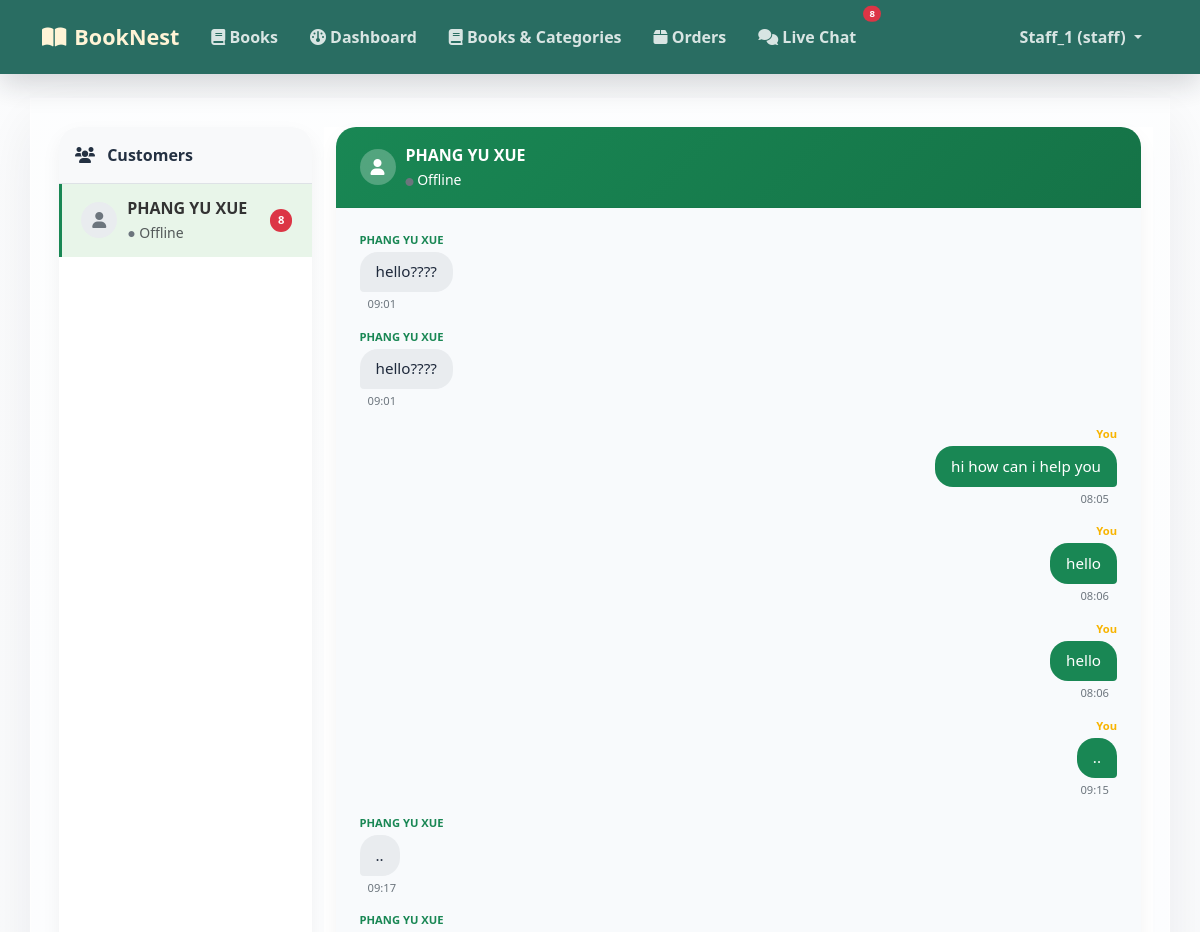
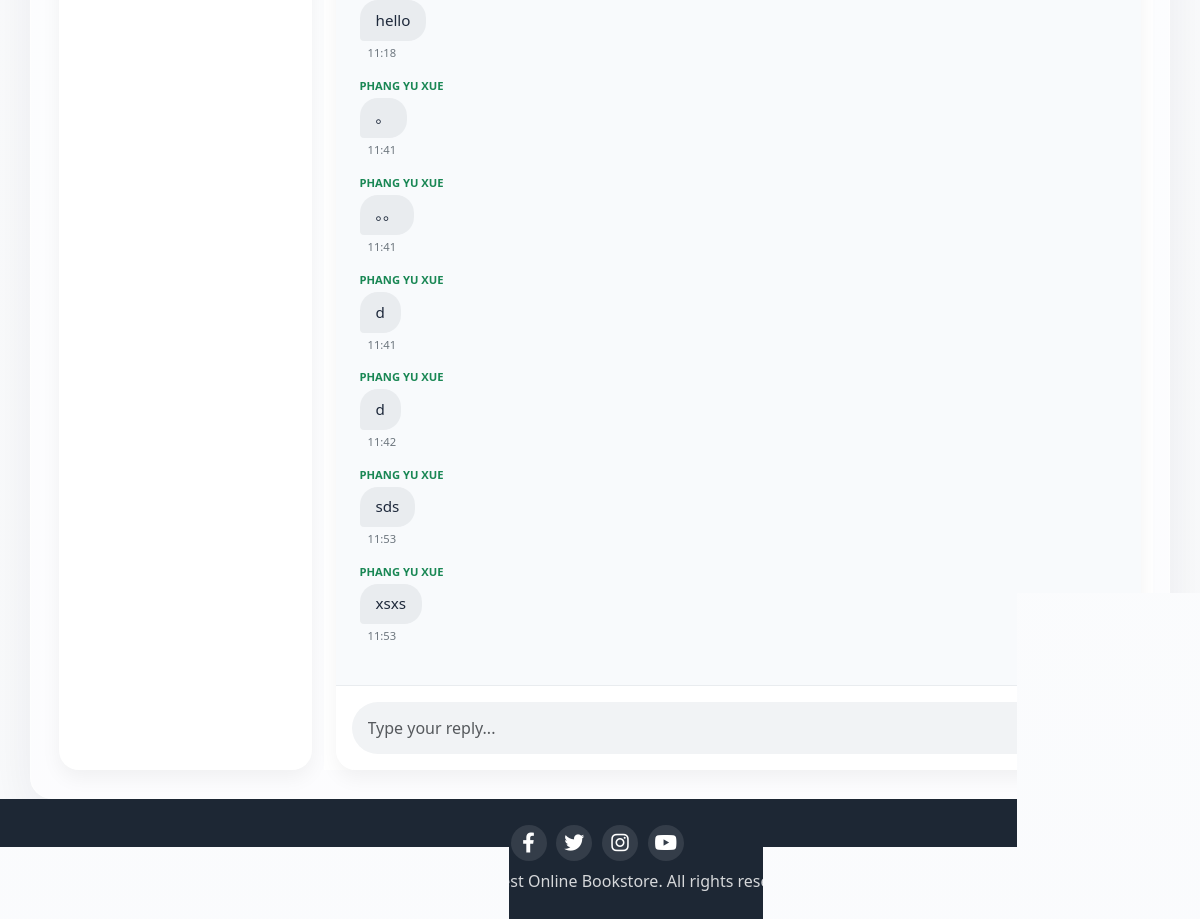
Page /Staff/chat.php (signed in) on the committed database (2 pictures, top to bottom).
### tables this page shows
CREATE TABLE `users` (
  `id` int(10) UNSIGNED NOT NULL,
  `name` varchar(100) NOT NULL,
  `email` varchar(100) NOT NULL,
  `password` varchar(255) NOT NULL,
  `role` enum('customer','staff','admin') NOT NULL DEFAULT 'customer',
  `email_verified` tinyint(1) NOT NULL DEFAULT 0,
  `verification_token` varchar(255) DEFAULT NULL,
  `reset_token` varchar(255) DEFAULT NULL,
  `reset_expires` datetime DEFAULT NULL,
  `created_at` timestamp NOT NULL DEFAULT current_timestamp(),
  `must_change_password` tinyint(1) DEFAULT 0,
  `last_activity` timestamp NULL DEFAULT NULL
);

CREATE TABLE `chat_messages` (
  `id` int(10) UNSIGNED NOT NULL,
  `sender_id` int(10) UNSIGNED NOT NULL,
  `receiver_id` int(10) UNSIGNED NOT NULL,
  `message` text NOT NULL,
  `created_at` timestamp NOT NULL DEFAULT current_timestamp(),
  `is_read` tinyint(1) DEFAULT 0
);

### Staff/chat.php (the view, shortened to what this page needs)
<?php
include '../Customize&Database/header.php';
$staffId = $_SESSION['user_id'];
$customers = $pdo->query("
    SELECT DISTINCT u.id, u.name,
           TIMESTAMPDIFF(SECOND, u.last_activity, NOW()) < 120 AS is_online,
           (SELECT COUNT(*) FROM chat_messages WHERE receiver_id = $staffId AND sender_id = u.id AND is_read = 0) AS unread_count
    FROM chat_messages c
    JOIN users u ON (c.sender_id = u.id OR c.receiver_id = u.id)
    WHERE (c.sender_id = $staffId OR c.receiver_id = $staffId) AND u.role = 'customer'
")->fetchAll();
$selectedCustomer = $_GET['customer_id'] ?? ($customers[0]['id'] ?? 0);
$messages = [];
if ($selectedCustomer) {
    $stmt = $pdo->prepare("SELECT * FROM chat_messages WHERE (sender_id = ? AND receiver_id = ?) OR (sender_id = ? AND receiver_id = ?) ORDER BY created_at ASC");
    $stmt->execute([$staffId, $selectedCustomer, $selectedCustomer, $staffId]);
    $messages = $stmt->fetchAll();
}
$customerStatus = [];
foreach ($customers as $c) {
    $customerStatus[$c['id']] = $c['is_online'];
}
?>
<div class="row g-4">
    <div class="col-md-4 col-lg-3">
        <div class="chat-sidebar">
            <div class="p-3 bg-light border-bottom">
                <i class="fas fa-users me-2"></i> <strong>Customers</strong>
            </div>
            <ul class="list-group list-group-flush">
                <?php foreach ($customers as $c): ?>
                    <li class="list-group-item <?= $selectedCustomer == $c['id'] ? 'active' : '' ?>">
                        <a href="?customer_id=<?= $c['id'] ?>" class="text-decoration-none d-flex align-items-center justify-content-between">
                            <div class="d-flex align-items-center">
                                <div class="customer-avatar">
                                    <i class="fas fa-user text-secondary"></i>
                                </div>
                                <div>
                                    <div class="customer-name"><?= htmlspecialchars($c['name']) ?></div>
                                    <small class="text-muted">
                                        <?php if ($c['is_online']): ?>
                                            <span class="text-success">●</span> Online
                                        <?php else: ?>
                                            <span class="text-secondary">●</span> Offline
                                        <?php endif; ?>
                                    </small>
                                </div>
                            </div>
                            <?php if ($c['unread_count'] > 0): ?>
                                <span class="unread-badge"><?= $c['unread_count'] ?></span>
                            <?php endif; ?>
                        </a>
                    </li>
                <?php endforeach; ?>
            </ul>
        </div>
    </div>
    <div class="col-md-8 col-lg-9">
        <div class="chat-main">
            <div class="chat-header">
                <div class="d-flex align-items-center">
                    <div class="customer-avatar bg-white bg-opacity-25">
                        <i class="fas fa-user"></i>
                    </div>
                    <div>
                        <div class="fw-bold">
                            <?php
                                $customerName = '';
                                foreach ($customers as $c) {
                                    if ($c['id'] == $selectedCustomer) {
                                        $customerName = $c['name'];
                                        break;
                                    }
                                }
                                echo htmlspecialchars($customerName ?: 'Select a customer');
                            ?>
                        </div>
                        <small>
                            <?php if ($selectedCustomer && isset($customerStatus[$selectedCustomer]) && $customerStatus[$selectedCustomer]): ?>
                                <i class="fas fa-circle text-success" style="font-size: 0.5rem;"></i> Online now
                            <?php else: ?>
                                <i class="fas fa-circle text-secondary" style="font-size: 0.5rem;"></i> Offline
                            <?php endif; ?>
                        </small>
                    </div>
                </div>
            </div>
            <div class="chat-messages" id="chatBox">
                <?php foreach ($messages as $msg): ?>
                    <?php
                        $isSent = ($msg['sender_id'] == $staffId);
                        if ($isSent) {
                            $senderName = 'You';
                        } else {
                            $otherName = '';
                            foreach ($customers as $c) {
                                if ($c['id'] == $msg['sender_id']) {
                                    $otherName = $c['name'];
                                    break;
                                }
                            }
                            $senderName = $otherName ?: 'Customer';
                        }
                    ?>
                    <div class="chat-bubble <?= $isSent ? 'sent' : 'received' ?>">
                        <div class="chat-sender"><?= $senderName ?></div>
                        <div class="bubble">
                            <?= nl2br(htmlspecialchars($msg['message'])) ?>
                        </div>
                        <div class="chat-time">
                            <?= date('H:i', strtotime($msg['created_at'])) ?>
                        </div>
                    </div>
                <?php endforeach; ?>
            </div>
            <div class="chat-footer">
                <form method="POST" id="chatForm">
                    <div class="input-group">
                        <input type="text" name="message" class="form-control" placeholder="Type your reply..." required autocomplete="off">
                        <button type="submit" class="btn">
                            <i class="fas fa-paper-plane"></i> Send
                        </button>
                    </div>
                </form>
            </div>
        </div>
    </div>
</div>
<?php include '../Customize&Database/footer.php'; ?>

### Customize&Database/design.css (style rules this page uses)
html, body { min-height: 100%; margin: 0; padding: 0; }
body { background: linear-gradient(180deg, rgba(246, 248, 251, 0.35), rgba(246, 248, 251, 0.55)), url('/finalproject/booknestonlinebookstoresystem/Image/background6.jpg'); background-size: cover; background-position: center center; background-repeat: no-repeat; background-attachment: fixed; color: var(--bn-ink); display: flex; flex-direction: column; font-family: "Segoe UI", Arial, sans-serif; min-height: 100vh; }
body, p, .description, .card-text { color: var(--bn-ink); font-weight: 400; }
.card, .row .col-md-8 { background-color: var(--bn-surface); }
.form-control, .form-select { border: 1px solid #dbe1ea; border-radius: 12px; color: var(--bn-ink); min-height: 46px; padding: 0.68rem 0.9rem; transition: border-color 0.18s ease, box-shadow 0.18s ease; }
.input-group .form-control { border-radius: 0 12px 12px 0; }
.btn { border-radius: 12px; font-weight: 700; }

### Staff/chat.php (style rules this page uses)
.chat-sidebar { background: #fff; border-radius: 20px; box-shadow: 0 8px 20px rgba(0,0,0,0.05); overflow: hidden; height: 100%; }
.chat-sidebar .list-group-item { border: none; border-left: 3px solid transparent; padding: 0.8rem 1.2rem; transition: all 0.2s; position: relative; }
.chat-sidebar .list-group-item.active { background-color: #e8f5e9; border-left-color: #198754; color: #198754; }
.chat-sidebar .list-group-item a { font-weight: 500; display: block; color: #333; }
.unread-badge { background-color: #dc3545; color: white; border-radius: 50px; padding: 0.2rem 0.5rem; font-size: 0.7rem; font-weight: bold; margin-left: 8px; }
.chat-main { background: #fff; border-radius: 20px; box-shadow: 0 8px 20px rgba(0,0,0,0.05); overflow: hidden; display: flex; flex-direction: column; height: 100%; min-height: 500px; }
.chat-header { background: linear-gradient(135deg, #198754, #157347); color: white; padding: 1rem 1.5rem; border-bottom: 1px solid rgba(0,0,0,0.05); }
.chat-messages { flex: 1; padding: 1.5rem; overflow-y: auto; background: #f8fafc; }
.chat-bubble { max-width: 75%; margin-bottom: 1rem; display: flex; flex-direction: column; }
.chat-bubble.sent { align-items: flex-end; margin-left: auto; }
.chat-bubble.received { align-items: flex-start; }
.bubble { padding: 0.6rem 1rem; border-radius: 18px; font-size: 0.95rem; line-height: 1.4; word-wrap: break-word; }
.sent .bubble { background: #198754; color: white; border-bottom-right-radius: 4px; }
.received .bubble { background: #e9ecef; color: #1e293b; border-bottom-left-radius: 4px; }
.chat-sender { font-size: 0.7rem; margin-bottom: 0.2rem; font-weight: 600; color: #495057; }
.sent .chat-sender { text-align: right; color: #f8b400; }
.received .chat-sender { text-align: left; color: #198754; }
.chat-time { font-size: 0.7rem; margin-top: 0.25rem; margin-left: 0.5rem; margin-right: 0.5rem; color: #6c757d; }
.chat-footer { background: white; border-top: 1px solid #e9ecef; padding: 1rem; }
.chat-footer .input-group { background: #f1f3f5; border-radius: 50px; padding: 0.2rem 0.2rem 0.2rem 1rem; }
.chat-footer .form-control { border: none; background: transparent; box-shadow: none; padding: 0.6rem 0; }
.chat-footer .btn { border-radius: 50px; padding: 0.4rem 1.2rem; background: #198754; color: white; }
.customer-avatar { width: 36px; height: 36px; background: #e9ecef; border-radius: 50%; display: inline-flex; align-items: center; justify-content: center; margin-right: 10px; }
.customer-name { font-weight: 600; }

### rows in the picture
users: name "PHANG YU XUE", unread_count "8"
chat_messages: sender.name "PHANG YU XUE", message "hello????", created_at "09:01"
chat_messages: sender.name "PHANG YU XUE", message "hello????", created_at "09:01"
chat_messages: sender "You", message "hi how can i help you", created_at "08:05"
chat_messages: sender "You", message "hello", created_at "08:06"
chat_messages: sender "You", message "hello", created_at "08:06"
chat_messages: sender "You", message "..", created_at "09:15"
chat_messages: sender.name "PHANG YU XUE", message "..", created_at "09:17"
chat_messages: sender.name "PHANG YU XUE", message "hello", created_at "11:18"
chat_messages: sender.name "PHANG YU XUE", message "。", created_at "11:41"
chat_messages: sender.name "PHANG YU XUE", message "。。", created_at "11:41"
chat_messages: sender.name "PHANG YU XUE", message "d", created_at "11:41"
chat_messages: sender.name "PHANG YU XUE", message "d", created_at "11:42"
chat_messages: sender.name "PHANG YU XUE", message "sds", created_at "11:53"
chat_messages: sender.name "PHANG YU XUE", message "xsxs", created_at "11:53"

### other values in the picture
$unreadChat "8"
$_SESSION['user_name'] "Staff_1"
$_SESSION['user_role'] "staff"
